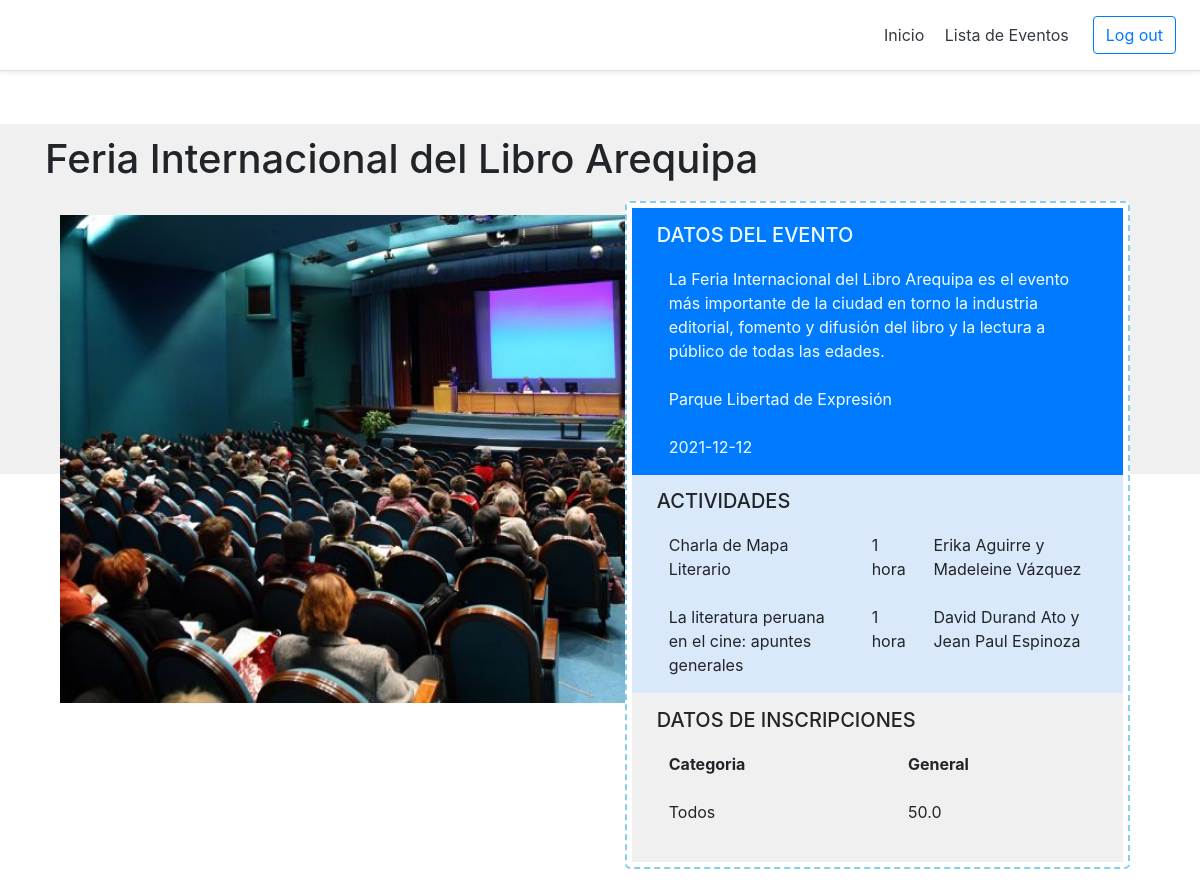
The app's page /visualizarEvento/2 (signed in) with its own data.
### models.py (models this page shows)
class Evento(db.Model):
    id = db.Column(db.Integer, primary_key=True)
    nombre = db.Column(db.String(100), nullable=False)
    tipo = db.Column(db.String(100), nullable=False)
    descripcion = db.Column(db.String(130), nullable=False)
    lugar = db.Column(db.String(100), nullable=False)
    estado = db.Column(db.String(20), default="Borrador")
    fechaCreacion = db.Column(db.Date, default=datetime.utcnow)
    fechaPreInscripcion = db.Column(db.Date)
    fechaAprtrInscripcion = db.Column(db.Date)
    fechaLmtDscnto = db.Column(db.Date)
    fechaCierreInscripcion = db.Column(db.Date)
    fechaInicio = db.Column(db.Date)
    fechaFin = db.Column(db.Date)
    cntInscritos = db.Column(db.Integer, default=0)
    cntPreInscritos = db.Column(db.Integer, default=0)
    prcntjDscnto = db.Column(db.Float, default=0)
    plantilla = db.Column(db.Boolean, default=False)
    actividades = db.relationship('Actividad', backref='evento', lazy=True)
    usuarios_eventos = db.relationship('Usuario_Evento', backref='evento', lazy=True)
    movimientos = db.relationship('Movimiento', backref='evento', lazy=True)
    categorias = db.relationship('Categoria', backref='evento', lazy=True)
    paquetes = db.relationship('Paquete', backref='evento', lazy=True)

class Actividad(db.Model):
    id = db.Column(db.Integer, primary_key = True)
    nombre = db.Column(db.String(30), nullable=False)
    tipo = db.Column(db.String(30))
    descripcion = db.Column(db.String(130))
    consideraciones = db.Column(db.String(100))
    fechaInicio = db.Column(db.DateTime)
    fechaFin = db.Column(db.DateTime)
    ponente = db.Column(db.String(50))
    idEvento = db.Column(db.Integer, db.ForeignKey('evento.id'), nullable=False)
    ambientes = db.relationship('Ambiente', backref='actividad', lazy = True)
    materiales = db.relationship('Material', backref='actividad', lazy = True)

class Paquete(db.Model):
    id = db.Column(db.Integer, primary_key = True)
    nombre = db.Column(db.String(30), nullable=False)
    idEvento = db.Column(db.Integer, db.ForeignKey('evento.id'), nullable=False)
    cat_pqt = db.relationship('Categoria_Paquete', backref='paquete', lazy = True)

class Categoria(db.Model):
    id = db.Column(db.Integer, primary_key = True)
    nombre = db.Column(db.String(30), nullable=False)
    idEvento = db.Column(db.Integer, db.ForeignKey('evento.id'), nullable=False)
    cat_pqt = db.relationship('Categoria_Paquete', backref='categoria', lazy = True)

class Categoria_Paquete(db.Model):
    __tablename__ = 'categoria_paquete'
    id = db.Column(db.Integer, primary_key=True)
    idCategoria = db.Column(db.Integer, db.ForeignKey('categoria.id'), nullable=False)
    idPaquete = db.Column(db.Integer, db.ForeignKey('paquete.id'), nullable=False)
    monto = db.Column(db.Float, nullable = False)
    usuarios_eventos = db.relationship('Usuario_Evento', backref='categoria_paquete', lazy = True)

### app.py (the view)
@app.route('/visualizarEvento/<id>')
def verEvento(id):
    miEvento = Evento.query.get_or_404(id)
    mePuedoInscribir = True
    if 'idUsuario' in session:
        usuario_evento = Usuario_Evento.query.filter_by(
            idUsuario = session['idUsuario'],
            idEvento = id
        ).first()
        if usuario_evento:
            mePuedoInscribir = False
    evento = {
        "id": id,
        "title": miEvento.nombre,
        "descripcion": miEvento.descripcion,
        "lugar": miEvento.lugar,
        "fechas": miEvento.fechaCierreInscripcion
    }
    actividades = []
    datos = Actividad.query.filter_by(
            idEvento = id
        )
    for actividad in datos:
        delta = actividad.fechaFin - actividad.fechaInicio
        duracion = str(delta.seconds//3600) + ' hora'
        if duracion != '1 hora':
            duracion += 's'
        actividades.append({
            "nombre": actividad.nombre,
            "duracion": duracion,
            "ponente": actividad.ponente
        })
    paquete = []
    categoria = []
    categoria_paquete_mtrx = []
    cat_dict = []
    misPaquetes = miEvento.paquetes
    misCategorias = miEvento.categorias
    for pqt_reg in misPaquetes:
        paquete.append(pqt_reg.nombre)
    for cat_reg in misCategorias:
        categoria.append(cat_reg.nombre)
        cat_dict.append({
            "id":cat_reg.id,
            "texto":cat_reg.nombre
        })
    cat_number = 0
    for cat in misCategorias:
        categoria_paquete_mtrx.append([])
        for pqt in misPaquetes:
            misCat_Paq = Categoria_Paquete.query.filter_by(
                idPaquete = pqt.id,
                idCategoria = cat.id
            ).first()
            categoria_paquete_mtrx[cat_number].append(misCat_Paq.monto)
        cat_number += 1
    lens ={
        "Categoria":len(categoria),
    }
    return render_template('SCV-B07VisualizarEventoParticipante.html',
        notShow=True,
        evento=evento,
        actividad=actividades,
        lenActividad=len(actividades),
        categoria_paquete=categoria_paquete_mtrx,
        categorias=len(categoria),
        paquetes=len(paquete),
        paquete=paquete,
        categoria=categoria,
        cat=cat_dict,
        disponible=mePuedoInscribir,
        len=lens,
        tipoUsuario = session['tipoUsuario']
    )

### app.py (called while the page is built)
@app.context_processor
def utility_processor():
    return dict()

### templates/SCV-B07VisualizarEventoParticipante.html (shortened to what this page needs)
{% extends "Layout.html" %}
{% block body %}
<span class="gray"></span>
<br>
<br>
<h1>{{evento.title}}</h1>
<div class="container">
    <div class="row ">
        <div class="col-lg-6 col-sm-2" style="height:61vh;">
            <br>
            <img src="{{ url_for('static', filename='img/visualizarEvento.jpg') }}" style="height:61vh;position: absolute;z-index: -1;overflow-x: hidden;">
        </div>
        <div class="col-lg-6 col-sm-10">
            <div class="marquito" style="padding: 1%;">
                <div class="detallesEvento datosEventos" style="background-color: #007BFF;color: azure;">
                    <h5>DATOS DEL EVENTO</h5>
                    <table class="table table-borderless" style="color: azure;">
                        <tr>
                            <td>{{evento.descripcion}}</td>
                        </tr>
                        <tr>
                            <td>{{evento.lugar}}</td>
                        </tr>
                        <tr>
                            <td>{{evento.fechas}}</td>
                        </tr>
                    </table>
                </div>
                <div id="actividades" class="datosEventos" style="background-color: #DAE9F9;">
                    <h5>ACTIVIDADES</h5>
                    <table class="table table-borderless">
                        <tbody>
                            {% for i in range(lenActividad) %}
                            <tr>
                                <td>{{actividad[i].nombre}}</td>
                                <td>{{actividad[i].duracion}}</td>
                                <td>{{actividad[i].ponente}}</td>
                            </tr>
                            {%endfor%}
                        </tbody>
                    </table>
                </div>
                <div id="paquetes" class="datosEventos" style="background-color: #F0F0F0;margin-bottom:0vh">
                    <h5>DATOS DE INSCRIPCIONES</h5>
                    <table class="table table-borderless">
                        <thead>
                            <tr>
                                <th scope="col">Categoria</th>
                                {%for i in range(paquetes)%}
                                <th scope="col">{{paquete[i]}}</th>
                                {%endfor%}
                            </tr>
                        </thead>
                        <tbody>
                            {% for i in range(categorias) %}
                            <tr>
                                <td scope="row">{{categoria[i]}}</td>
                                {% for j in range(paquetes)%}
                                    <td>{{categoria_paquete[i][j]}}</td>
                                {% endfor %}
                            </tr>
                            {% endfor %}
                        </tbody>
                    </table>
                </div>
            </div>
        </div>
    </div>
</div>
{% endblock %}

### static/css/extra.css (style rules this page uses)
.marquito { margin: 10px; box-sizing: border-box; border: 2.25px solid skyblue; border-style: dashed; border-radius: 5px; background-color: white; }
.datosEventos { margin-bottom: -2.5vh; padding: 3% 5% 2% 5%; }
.gray { top: 14%; left: 0px; position: absolute; height: 350px; width: 100%; background-color: #F0F0F0; display: inline-block; z-index: -2; }

### records on screen
Evento: title "Feria Internacional del Libro Arequipa", descripcion "La Feria Internacional del Libro Arequipa es el evento más importante de la ciudad en torno la industria editorial, fomento y difusión del libro y la lectura a público de todas las edades.", lugar "Parque Libertad de Expresión", fechas "2021-12-12"
Actividad: nombre "Charla de Mapa Literario", ponente "Erika Aguirre y Madeleine Vázquez"
Actividad: nombre "La literatura peruana en el cine: apuntes generales", ponente "David Durand Ato y Jean Paul Espinoza"
Paquete: nombre "General"
Categoria: nombre "Todos"
Categoria_Paquete: monto "50.0"

### other values on screen
{{ actividad[i].duracion }} "1 hora" "1 hora"
